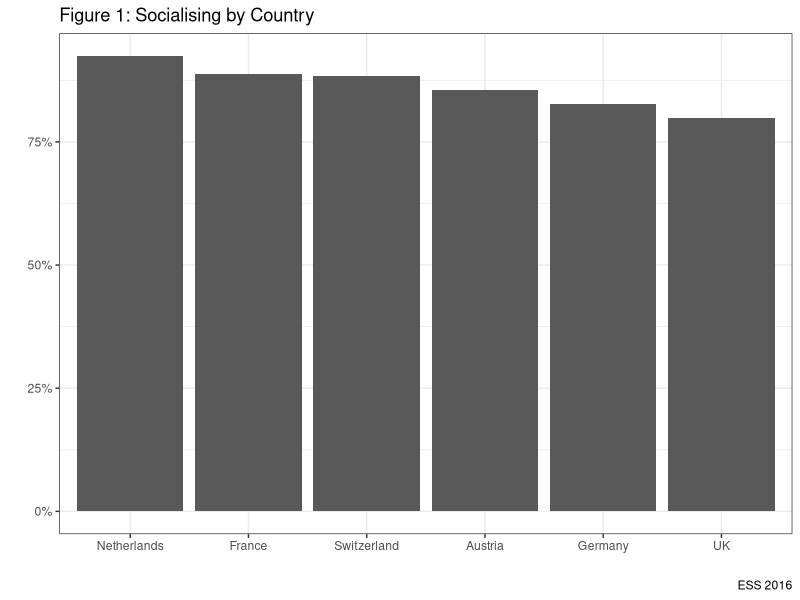
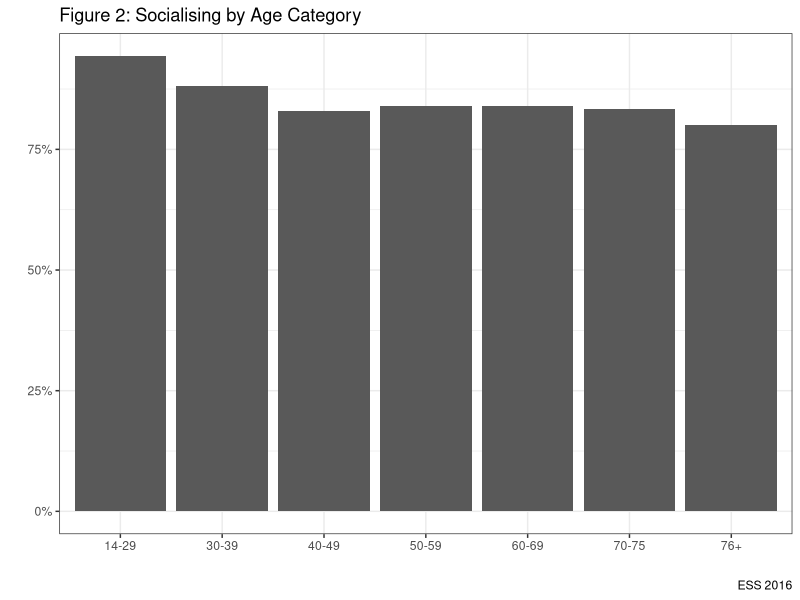
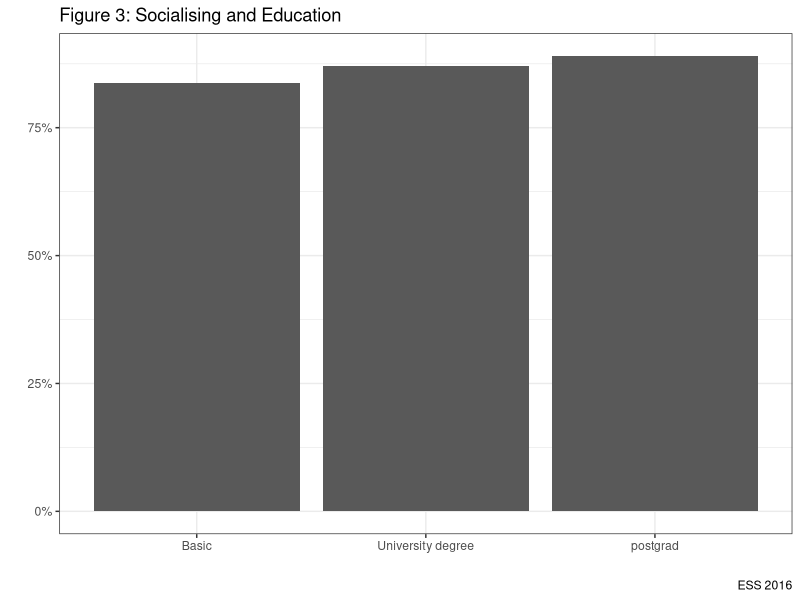
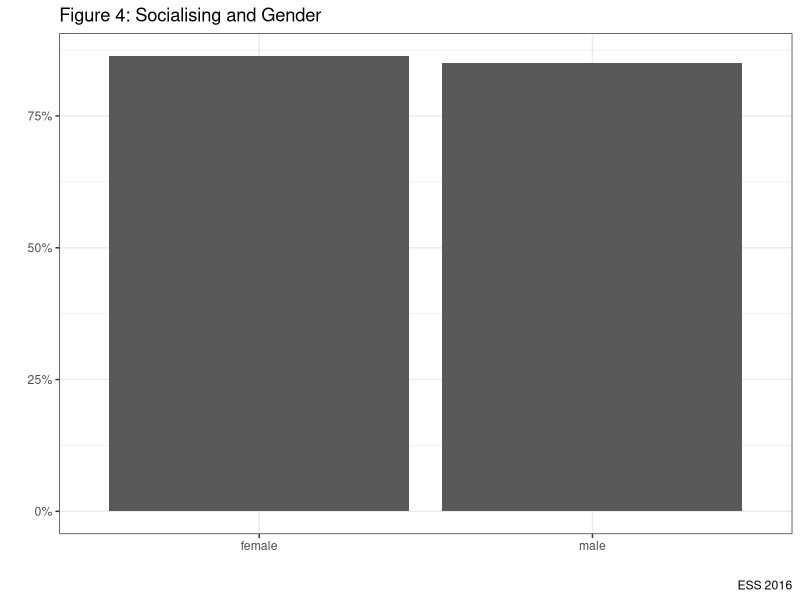

Generate these figures, in order, with R: (Note: this script raises an error after producing the figures.)
# In this lab, we're going to follow-up and examine some of the trends in social capital.
#Of all the forms of participation, this is by far the hardest to measure. So we need
# remember that our findings are limited.

# Let's start by looking at the data:

ESS <- foreign::read.dta("data/ESS.dta", convert.factors=TRUE)
attach(ESS)
library(tidyverse)
options(warn = -1)

# Question 1: How social are we?

# We're going to start by looking at the variable "social". This is a question asking how
# frequently people met with their friends.

ESS %>% filter(!is.na(social)) %>% count(social) %>%
  mutate(percent = round(n/sum(n)*100, digits=1)) %>%
  knitr::kable("pandoc", caption = "Socialise with Friends in European Democracies",
  col.names = c('Socialise', 'N', '%'), align="lccc")

# Fewer people socialise less than once a week, so let's find out how numerous the more socially active people
# are in our countries. To do this I've created a new variable "socialise", which combines never/rare and 1-2 per month into one
# category and 1 per week and more than once per week into one category.

ESS %>% filter(!is.na(socialise)) %>% group_by(cntry) %>%
              count(socialise) %>% mutate(percent = round(n/sum(n)*100, digits=1)) %>%
              knitr::kable("pandoc", caption = "Socialise with Friends in European Democracies",
              col.names = c('Country', 'Socialise', 'N', '%'), align="lcccc")

# We can graph this to make it clear

ESS %>% group_by(cntry) %>% filter(!is.na(socialise)) %>%
  count(socialise) %>% mutate(prop=prop.table(n*100)) %>%
  filter(!socialise=="rare") %>%
  ggplot(aes(x=reorder(cntry, -prop), y=prop)) +
  geom_col()+
  labs(x="", y="", title="Figure 1: Socialising by Country", caption="ESS 2016")+
  scale_y_continuous(labels=scales::percent)+
  theme_bw()+
  guides(fill=FALSE)

# Do the figures differ by age category?

ESS %>% group_by(agecat) %>% filter(!is.na(socialise), !is.na(agecat)) %>%
  count(socialise) %>% mutate(prop=prop.table(n*100)) %>%
  filter(!socialise=="rare") %>%
  ggplot(aes(x=agecat, y=prop)) +
  geom_bar(stat="identity")+
  labs(x="", y="", title="Figure 2: Socialising by Age Category", caption="ESS 2016")+
  scale_y_continuous(labels=scales::percent)+
  theme_bw()+
  guides(fill=FALSE)


# Do the figures differ by Education

ESS %>% group_by(educat) %>% filter(!is.na(socialise), !is.na(educat)) %>%
  count(socialise) %>% mutate(prop=prop.table(n*100)) %>%
  filter(!socialise=="rare") %>%
  ggplot(aes(x=educat, y=prop)) +
  geom_bar(stat="identity")+
  labs(x="", y="", title="Figure 3: Socialising and Education", caption="ESS 2016")+
  scale_y_continuous(labels=scales::percent)+
  theme_bw()+
  guides(fill=FALSE)

# And Gender
ESS %>% group_by(gender) %>% filter(!is.na(socialise)) %>%
  count(socialise) %>% mutate(prop=prop.table(n*100)) %>%
  filter(!socialise=="rare") %>%
  ggplot(aes(x=gender, y=prop)) +
  geom_bar(stat="identity")+
  labs(x="", y="", title="Figure 4: Socialising and Gender", caption="ESS 2016")+
  scale_y_continuous(labels=scales::percent)+
  theme_bw()+
  guides(fill=FALSE)

# Section 2: Does this influence participation?

# Although we have established the people are relatively social, one might ask: does it matter?

# Does the propensity to be socially active spur participation? And does it vary across countries?

# Voting

ESS %>% filter(!is.na(socialise), !is.na(vote1)) %>%
  group_by(socialise) %>% count(vote1) %>%
  mutate(prop=n/sum(n)*100) %>%
  filter(!vote1 == "did not vote") %>%
  knitr::kable("pandoc", caption = "Socialising and Voting",
  col.names = c('Socialising', 'Voting', 'N', 'Percentage'),
  digits=2, align="cccc") %>% print()

ESS %>% filter(!is.na(socialise), !is.na(vote1)) %>%
  group_by(socialise, cntry) %>% count(vote1) %>%
  mutate(prop=n/sum(n)*100) %>%
  filter(!vote1 == "did not vote") %>%
  ggplot(aes(x=socialise, y=prop)) +
  geom_col()+
  labs(x="", y="%", title="Figure 5: Voting by Socialising and Country", caption="ESS 2016")+
  theme_bw()+
  facet_wrao(~cntry, nrow = 2)+
  guides(fill=FALSE)

# Contacting

ESS %>% filter(!is.na(socialise), !is.na(contact)) %>%
  group_by(socialise) %>% count(contact) %>%
  mutate(prop=n/sum(n)*100) %>%
  filter(!contact == "have not contacted") %>%
  knitr::kable("pandoc", caption = "Socialising and Contacting Politicians",
  col.names = c('Socialising', 'Contacting', 'N', 'Percentage'),
  digits=2, align="cccc") %>% print()


# Contacting across countries

ESS %>% filter(!is.na(socialise), !is.na(contact)) %>%
  group_by(socialise, cntry) %>% count(contact) %>%
  mutate(prop=n/sum(n)*100) %>%
  filter(!contact == "have not contacted") %>%
  ggplot(aes(x=socialise, y=prop)) +
  geom_col()+
  labs(x="", y="%", title="Figure 6: Contacting by Socialising and Country", caption="ESS 2016")+
  theme_bw()+
  facet_wrap(~cntry, nrow = 2)+
  guides(fill=FALSE)

# Petition

ESS %>% filter(!is.na(socialise), !is.na(petition)) %>%
  group_by(socialise) %>% count(petition) %>%
  mutate(prop=n/sum(n)*100) %>%
  filter(!petition == "have not signed petition") %>%
  knitr::kable("pandoc", caption = "Socialising and Petition",
  col.names = c('Socialising', 'Petition', 'N', 'Percentage'),
  digits=2, align="cccc") %>% print()

# Petitioning across countries by socialising

ESS %>% filter(!is.na(socialise), !is.na(petition)) %>%
  group_by(socialise, cntry) %>% count(petition) %>%
  mutate(prop=n/sum(n)*100) %>%
  filter(!petition == "have not signed petition") %>%
  ggplot(aes(x=socialise, y=prop)) +
  geom_col()+
  labs(x="", y="%", title="Figure 7: Petitioning by Socialising and Country", caption="ESS 2016")+
  theme_bw()+
  facet_wrap(~cntry, nrow = 2)+
  guides(fill=FALSE)


# Demonstrating

ESS %>% filter(!is.na(socialise), !is.na(demo)) %>%
  group_by(socialise) %>% count(demo) %>%
  mutate(prop=n/sum(n)*100) %>%
  filter(!demo == "have not demonstrated") %>%
  knitr::kable("pandoc", caption = "Socialising and Demonstrating",
  col.names = c('Socialising', 'Demonstrating', 'N', 'Percentage'),
  digits=2, align="cccc") %>% print()

# Demonstrating Across Countries

ESS %>% filter(!is.na(socialise), !is.na(demo)) %>%
  group_by(socialise, cntry) %>% count(demo) %>%
  mutate(prop=n/sum(n)*100) %>%
  filter(!demo == "have not demonstrated") %>%
  ggplot(aes(x=socialise, y=prop)) +
  geom_col()+
  labs(x="", y="%", title="Figure 3: Demonstrating by Socialising and Country", caption="ESS 2016")+
  theme_bw()+
  facet_wrap(~cntry, nrow = 2)+
  guides(fill=FALSE)

# So, time to draw some conclusions.
# Does social capital matter?

